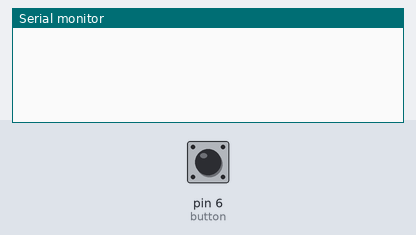
Simulated run of this sketch. Board: Arduino Uno, built with avr-gcc and run on an emulated ATmega328P. On the bench: the last lines printed to the serial monitor. Inputs (shaded band) come from the test bench; at power-on: pin 6 (button) HIGH. No radio packets arrive unless stated.

Above: at 1.2 s.
1.3 s: pin 6 (button) pulled LOW for 0.15 s
At 1.7 s:
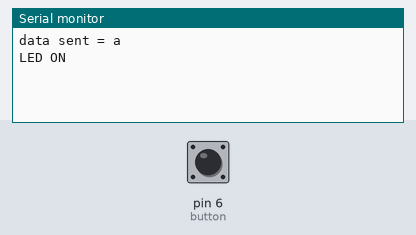
2.9 s: pin 6 (button) pulled LOW for 1 s
At 4.2 s:
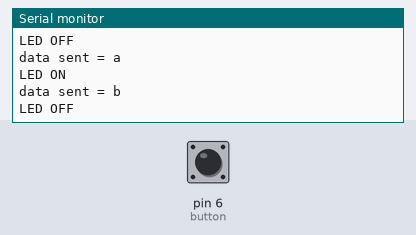

Measured:
- after the input at 1.3 s, the serial monitor: prints a new line at once (image 1)
- after the input at 2.9 s, the serial monitor: prints a new line at once (image 2)

The sketch:

433Hz_Tx_LED_Button.ino
```cpp
#include <VirtualWire.h>

#define button 6


char *data;
int val;
int value = 0;

void setup()
{
  Serial.begin(9600);
  pinMode(button, INPUT);
  vw_set_tx_pin(12);
  vw_setup(2000);
  pinMode(button, INPUT_PULLUP);
}

void loop()
{
  val = digitalRead(button);
  if(val == LOW && value == 0)
  {
    const char *data="a";
    Serial.print("data sent = ");
    Serial.println(data);
    Serial.println("LED ON");
    vw_send((uint8_t *)data, strlen(data));
    vw_wait_tx();
    delay(300);
    value = 1;
  }
  else if(val == LOW && value == 1)
  {
    const char *data="b";
    Serial.print("data sent = ");
    Serial.println(data);
    Serial.println("LED OFF");
    vw_send((uint8_t *)data, strlen(data));
    vw_wait_tx();
    delay(300);
    value = 0;
  }
  //delay(200);
}
```
